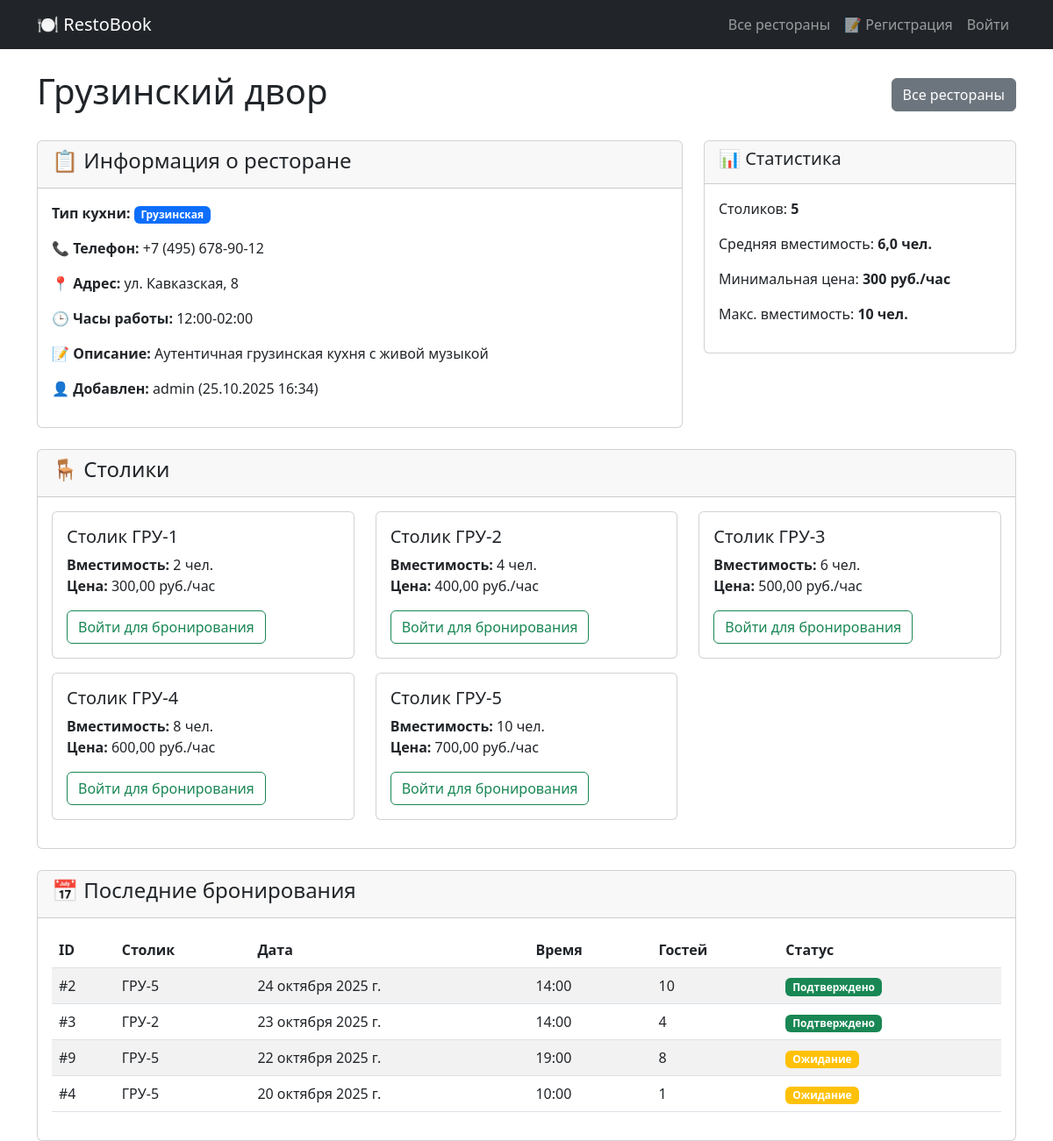
/restaurants/6/, run on the app's committed database.
### restaurant/models.py (models this page shows, shortened)
class Restaurant(models.Model):
    CUISINE_TYPES = [
        ('italian', _('Итальянская')),
        ('japanese', _('Японская')),
        ('russian', _('Русская')),
        ('french', _('Французская')),
        ('chinese', _('Китайская')),
        ('georgian', _('Грузинская')),
        ('american', _('Американская')),
    ]
    name = models.CharField(max_length=100, verbose_name=_('название'))
    description = models.TextField(verbose_name=_('описание'))
    address = models.TextField(verbose_name=_('адрес'))
    phone = models.CharField(max_length=20, verbose_name=_('телефон'))
    cuisine_type = models.CharField(max_length=50, choices=CUISINE_TYPES, verbose_name=_('тип кухни'))
    opening_hours = models.CharField(max_length=100, default='10:00-22:00', verbose_name=_('часы работы'))
    image = models.ImageField(upload_to='restaurants/%Y/%m/%d/', blank=True, null=True, verbose_name=_('изображение'))
    website = models.URLField(blank=True, verbose_name=_('веб-сайт'))
    created_by = models.ForeignKey(User, on_delete=models.SET_NULL, null=True, blank=True, verbose_name=_('создатель'))
    created_at = models.DateTimeField(default=timezone.now, verbose_name=_('дата создания'))
    tags = models.ManyToManyField(Tag, blank=True, related_name='restaurants', verbose_name=_('теги'))
    history = HistoricalRecords()
    class Meta:
        verbose_name = _('ресторан')
        verbose_name_plural = _('рестораны')
        ordering = ['name']
    def get_available_tables(self, date, guests_count=2):
        busy_tables = Reservation.objects.filter(
            table__restaurant=self,
            reservation_date=date,
            status__in=['confirmed', 'pending']
        ).values_list('table_id', flat=True)
        return self.tables.exclude(id__in=busy_tables).filter(capacity__gte=guests_count)

class Table(models.Model):
    restaurant = models.ForeignKey(Restaurant, on_delete=models.CASCADE, related_name='tables')
    table_number = models.CharField(max_length=10, verbose_name=_('номер столика'))
    capacity = models.IntegerField(verbose_name=_('вместимость'))
    price_per_hour = models.DecimalField(max_digits=8, decimal_places=2, default=500.00, verbose_name=_('цена за час'))
    objects = models.Manager()
    available = AvailableTableManager()
    history = HistoricalRecords()
    class Meta:
        verbose_name = _('столик')
        verbose_name_plural = _('столики')
        ordering = ['table_number']

class Reservation(models.Model):
    STATUS_CHOICES = [
        ('confirmed', _('Подтверждено')),
        ('pending', _('Ожидание')),
        ('cancelled', _('Отменено')),
    ]
    user = models.ForeignKey(User, on_delete=models.CASCADE, related_name='user_reservations')
    table = models.ForeignKey(Table, on_delete=models.CASCADE, related_name='reservations')
    reservation_date = models.DateField(verbose_name=_('дата бронирования'))
    reservation_time = models.TimeField(verbose_name=_('время бронирования'))
    guests_count = models.IntegerField(verbose_name=_('количество гостей'))
    special_requests = models.TextField(blank=True, verbose_name=_('особые пожелания'))
    status = models.CharField(max_length=20, choices=STATUS_CHOICES, default='pending', verbose_name=_('статус'))
    created_at = models.DateTimeField(default=timezone.now, verbose_name=_('дата создания'))
    history = HistoricalRecords()
    class Meta:
        verbose_name = _('бронирование')
        verbose_name_plural = _('бронирования')
        ordering = ['-reservation_date', '-reservation_time']

### restaurant/views.py (the view)
# urls.py: path('restaurants/<int:restaurant_id>/', views.restaurant_detail, name='restaurant_detail'),
def restaurant_detail(request, restaurant_id):
    restaurant = get_object_or_404(
        Restaurant.objects.select_related('created_by').prefetch_related('tags', 'tables'),
        id=restaurant_id
    )
    recently_viewed = request.session.get('recently_viewed_restaurants', [])
    if restaurant_id not in recently_viewed:
        recently_viewed.insert(0, restaurant_id)
        recently_viewed = recently_viewed[:5]
        request.session['recently_viewed_restaurants'] = recently_viewed
    available_tables = restaurant.get_available_tables(timezone.now().date())
    table_ids = restaurant.tables.values_list('id', flat=True)
    reservations = Reservation.objects.filter(table__in=table_ids)[:5]
    stats = {
        'tables_count': restaurant.tables.count(),
        'tables_exist': restaurant.tables.exists(),
        'avg_capacity': restaurant.tables.aggregate(avg_cap=Avg('capacity'))['avg_cap'] or 0,
        'min_price': restaurant.tables.aggregate(min_pr=Min('price_per_hour'))['min_pr'] or 0,
        'max_capacity': restaurant.tables.aggregate(max_cap=Max('capacity'))['max_cap'] or 0,
    }
    context = {
        'restaurant': restaurant,
        'tables': restaurant.tables.all(),
        'available_tables': available_tables,
        'reservations': reservations,
        'stats': stats,
    }
    return render(request, 'restaurant/restaurant_detail.html', context)

### templates/restaurant/restaurant_detail.html (shortened to what this page needs)
<!DOCTYPE html>
<html lang="ru">
<head>
    <link href="https://cdn.jsdelivr.net/npm/bootstrap@5.3.0/dist/css/bootstrap.min.css" rel="stylesheet">
</head>
<body>
    <nav class="navbar navbar-expand-lg navbar-dark bg-dark">
        <div class="container">
            <a class="navbar-brand" href="{% url 'home' %}">🍽 RestoBook</a>
            <div class="navbar-nav ms-auto">
                <a class="nav-link" href="{% url 'all_restaurants' %}">Все рестораны</a>
                {% if user.is_authenticated %}
                    <a class="nav-link" href="{% url 'user_reservations' %}">📅 Мои бронирования</a>
                    <span class="navbar-text me-3">Привет, {{ user.username }}!</span>
                    <a class="nav-link" href="{% url 'logout' %}">Выйти</a>
                {% else %}
                    <a class="nav-link" href="{% url 'register' %}">📝 Регистрация</a>
                    <a class="nav-link" href="{% url 'login' %}">Войти</a>
                {% endif %}
            </div>
        </div>
    </nav>
    <div class="container mt-4">
        <div class="d-flex justify-content-between align-items-center mb-4">
            <h1>{{ restaurant.name }}</h1>
            <div>
                <a href="{% url 'all_restaurants' %}" class="btn btn-secondary">Все рестораны</a>
            </div>
        </div>
        <div class="row">
            <div class="col-md-8">
                <div class="card mb-4">
                    <div class="card-header">
                        <h4>📋 Информация о ресторане</h4>
                    </div>
                    <div class="card-body">
                        <p><strong>Тип кухни:</strong> <span class="badge bg-primary">{{ restaurant.get_cuisine_type_display }}</span></p>
                        <p><strong>📞 Телефон:</strong> {{ restaurant.phone }}</p>
                        <p><strong>📍 Адрес:</strong> {{ restaurant.address }}</p>
                        <p><strong>🕒 Часы работы:</strong> {{ restaurant.opening_hours }}</p>
                        <p><strong>📝 Описание:</strong> {{ restaurant.description }}</p>
                        {% if restaurant.created_by %}
                        <p><strong>👤 Добавлен:</strong> {{ restaurant.created_by.username }} ({{ restaurant.created_at|date:"d.m.Y H:i" }})</p>
                        {% endif %}
                    </div>
                </div>
            </div>
            <div class="col-md-4">
                <div class="card mb-4">
                    <div class="card-header">
                        <h5>📊 Статистика</h5>
                    </div>
                    <div class="card-body">
                        <p>Столиков: <strong>{{ tables|length }}</strong></p>
                        {% if stats.avg_capacity %}
                        <p>Средняя вместимость: <strong>{{ stats.avg_capacity|floatformat:1 }} чел.</strong></p>
                        {% endif %}
                        {% if stats.min_price %}
                        <p>Минимальная цена: <strong>{{ stats.min_price }} руб./час</strong></p>
                        {% endif %}
                        {% if stats.max_capacity %}
                        <p>Макс. вместимость: <strong>{{ stats.max_capacity }} чел.</strong></p>
                        {% endif %}
                    </div>
                </div>
            </div>
        </div>
        <div class="card mb-4">
            <div class="card-header">
                <h4>🪑 Столики</h4>
            </div>
            <div class="card-body">
                {% if tables %}
                <div class="row">
                    {% for table in tables %}
                    <div class="col-md-4 mb-3">
                        <div class="card">
                            <div class="card-body">
                                <h5 class="card-title">Столик {{ table.table_number }}</h5>
                                <p class="card-text">
                                    <strong>Вместимость:</strong> {{ table.capacity }} чел.<br>
                                    <strong>Цена:</strong> {{ table.price_per_hour }} руб./час
                                </p>
                                {% if user.is_authenticated %}
                                    <a href="{% url 'make_reservation' table.id %}" class="btn btn-success">Забронировать</a>
                                {% else %}
                                    <a href="{% url 'login' %}?next={{ request.path }}" class="btn btn-outline-success">Войти для бронирования</a>
                                {% endif %}
                            </div>
                        </div>
                    </div>
                    {% endfor %}
                </div>
                {% else %}
                <p class="text-muted">Столики не добавлены</p>
                {% endif %}
            </div>
        </div>
        <div class="card">
            <div class="card-header">
                <h4>📅 Последние бронирования</h4>
            </div>
            <div class="card-body">
                {% if reservations %}
                <div class="table-responsive">
                    <table class="table table-striped">
                        <thead>
                            <tr>
                                <th>ID</th>
                                <th>Столик</th>
                                <th>Дата</th>
                                <th>Время</th>
                                <th>Гостей</th>
                                <th>Статус</th>
                            </tr>
                        </thead>
                        <tbody>
                            {% for reservation in reservations %}
                            <tr>
                                <td>#{{ reservation.id }}</td>
                                <td>{{ reservation.table.table_number }}</td>
                                <td>{{ reservation.reservation_date }}</td>
                                <td>{{ reservation.reservation_time }}</td>
                                <td>{{ reservation.guests_count }}</td>
                                <td>
                                    <span class="badge
                                        {% if reservation.status == 'confirmed' %}bg-success
                                        {% elif reservation.status == 'pending' %}bg-warning
                                        {% else %}bg-danger{% endif %}">
                                        {{ reservation.get_status_display }}
                                    </span>
                                </td>
                            </tr>
                            {% endfor %}
                        </tbody>
                    </table>
                </div>
                {% else %}
                <p class="text-muted">Бронирований нет</p>
                {% endif %}
            </div>
        </div>
    </div>
</body>
</html>

### data on the page
Restaurant: name "Грузинский двор", cuisine_type "Грузинская", phone "+7 (495) 678-90-12", address "ул. Кавказская, 8", opening_hours "12:00-02:00", description "Аутентичная грузинская кухня с живой музыкой", created_by.username "admin", created_at "25.10.2025 16:34"
Table: table_number "ГРУ-1", capacity "2", price_per_hour "300,00"
Table: table_number "ГРУ-2", capacity "4", price_per_hour "400,00"
Table: table_number "ГРУ-3", capacity "6", price_per_hour "500,00"
Table: table_number "ГРУ-4", capacity "8", price_per_hour "600,00"
Table: table_number "ГРУ-5", capacity "10", price_per_hour "700,00"
Reservation: id "2", table.table_number "ГРУ-5", reservation_date "24 октября 2025 г.", reservation_time "14:00", guests_count "10", status "Подтверждено"
Reservation: id "3", table.table_number "ГРУ-2", reservation_date "23 октября 2025 г.", reservation_time "14:00", guests_count "4", status "Подтверждено"
Reservation: id "9", table.table_number "ГРУ-5", reservation_date "22 октября 2025 г.", reservation_time "19:00", guests_count "8", status "Ожидание"
Reservation: id "4", table.table_number "ГРУ-5", reservation_date "20 октября 2025 г.", reservation_time "10:00", guests_count "1", status "Ожидание"

### other printed values
{{ tables|length }} "5"
{{ stats.avg_capacity|floatformat:1 }} "6,0"
{{ stats.min_price }} "300"
{{ stats.max_capacity }} "10"
